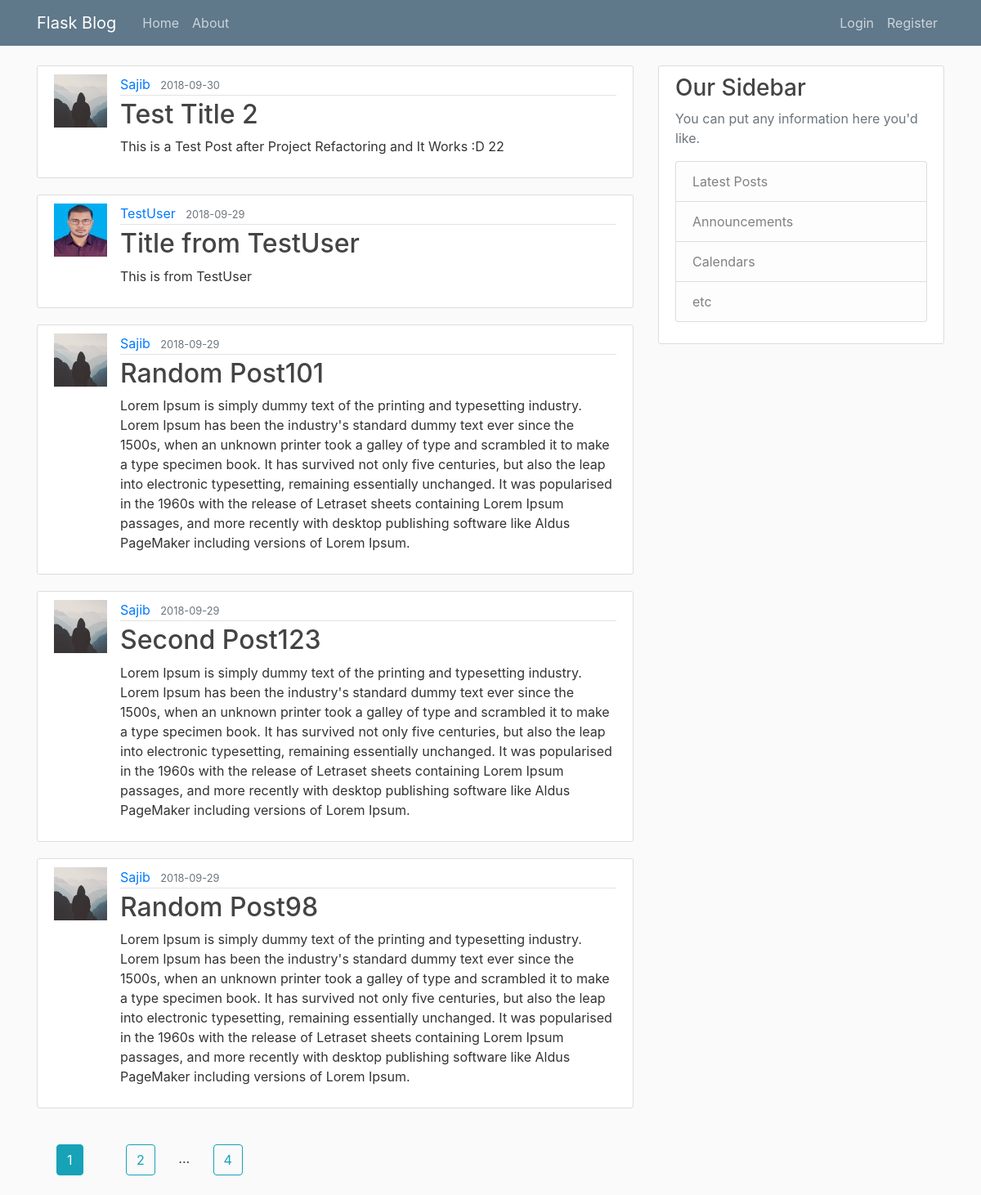
The page /home on the database its author committed.
### Demoapp/models.py (models this page shows, shortened)
class Post(db.Model):
    id = db.Column(db.Integer,primary_key=True)
    title = db.Column(db.String(100),nullable=False)
    date_posted = db.Column(db.DateTime,nullable=False,default=datetime.utcnow)
    content = db.Column(db.Text,nullable=False)
    user_id = db.Column(db.Integer,db.ForeignKey('user.id'),nullable=False)

class User(db.Model,UserMixin):
    id = db.Column(db.Integer,primary_key=True)
    username = db.Column(db.String(20),unique=True,nullable=False)
    email = db.Column(db.String(120),unique=True,nullable=False)
    image_file = db.Column(db.String(20),nullable=False,default='default.jpg')
    password = db.Column(db.String(60),nullable=False)
    post = db.relationship('Post',backref='author',lazy=True)

### Demoapp/main/routes.py (the view)
@main.route('/')
@main.route('/home')
def home():
    page = request.args.get('page',1,type=int)
    posts = Post.query.order_by(Post.date_posted.desc()).paginate(page=page,per_page=5)
    return render_template('home.html',posts=posts)

### Demoapp/templates/home.html
{% extends "base.html" %}
{% block content %}
  {% if posts %}
    {% for post in posts.items %}
      <article class="media content-section">
        <img class="img-rounded article-img" src="{{ url_for('static',filename="profile_pics/" + post.author.image_file) }}" />
        <div class="media-body">
            <div class="article-metadata">
              <a class="mr-2" href="{{url_for('users.user_posts',username=post.author.username)}}">{{ post.author.username }}</a>
              <small class="text-muted">{{ post.date_posted.strftime('%Y-%m-%d') }}</small>
            </div>
            <h2><a class="article-title" href="{{url_for('posts.detail_post',post_id=post.id)}}">{{ post.title }}</a></h2>
            <p class="article-content">{{ post.content }}</p>
        </div>
      </article>
    {% endfor %}
    {% for page_num in posts.iter_pages(left_edge=1,right_edge=1,left_current=1,right_current=2) %}
      {% if page_num %}
        {% if posts.page==page_num %}
          <a class="btn btn-info m-4" href="{{url_for('main.home',page=page_num)}}">{{page_num}}</a>
        {% else %}
          <a class="btn btn-outline-info m-4" href="{{url_for('main.home',page=page_num)}}">{{page_num}}</a>
        {% endif %}
      {% else %}
        ...
      {% endif %}
    {% endfor %}
  {% endif %}
{% endblock %}

### Demoapp/static/main.css (style rules this page uses)
body { background: #fafafa; color: #333333; margin-top: 5rem; }
h1, h2, h3, h4, h5, h6 { color: #444444; }
.content-section { background: #ffffff; padding: 10px 20px; border: 1px solid #dddddd; border-radius: 3px; margin-bottom: 20px; }
.article-title { color: #444444; }
.article-content { white-space: pre-line; }
.article-img { height: 65px; width: 65px; margin-right: 16px; }
.article-metadata { padding-bottom: 1px; margin-bottom: 4px; border-bottom: 1px solid #e3e3e3 }

### rows shown on the page
Post: image_file (placeholder picture), author.username "Sajib", date_posted "2018-09-30", title "Test Title 2", content "This is a Test Post after Project Refactoring and It Works :D 22"
Post: image_file (picture), author.username "TestUser", date_posted "2018-09-29", title "Title from TestUser", content "This is from TestUser"
Post: image_file (placeholder picture), author.username "Sajib", date_posted "2018-09-29", title "Random Post101", content "Lorem Ipsum is simply dummy text of the printing and typesetting industry. Lorem Ipsum has been the industry's standard dummy text ever since the 1500s, when an unknown printer took a galley of type and scrambled it to make a type specimen book. It has survived not only five centuries, but also the leap into electronic typesetting, remaining essentially unchanged. It was popularised in the 1960s with the release of Letraset sheets containing Lorem Ipsum passages, and more recently with desktop publishing software like Aldus PageMaker including versions of Lorem Ipsum."
Post: image_file (placeholder picture), author.username "Sajib", date_posted "2018-09-29", title "Second Post123", content "Lorem Ipsum is simply dummy text of the printing and typesetting industry. Lorem Ipsum has been the industry's standard dummy text ever since the 1500s, when an unknown printer took a galley of type and scrambled it to make a type specimen book. It has survived not only five centuries, but also the leap into electronic typesetting, remaining essentially unchanged. It was popularised in the 1960s with the release of Letraset sheets containing Lorem Ipsum passages, and more recently with desktop publishing software like Aldus PageMaker including versions of Lorem Ipsum."
Post: image_file (placeholder picture), author.username "Sajib", date_posted "2018-09-29", title "Random Post98", content "Lorem Ipsum is simply dummy text of the printing and typesetting industry. Lorem Ipsum has been the industry's standard dummy text ever since the 1500s, when an unknown printer took a galley of type and scrambled it to make a type specimen book. It has survived not only five centuries, but also the leap into electronic typesetting, remaining essentially unchanged. It was popularised in the 1960s with the release of Letraset sheets containing Lorem Ipsum passages, and more recently with desktop publishing software like Aldus PageMaker including versions of Lorem Ipsum."

### other values the page prints
{{ page_num }} "1"
{{ page_num }} "2" "4"
